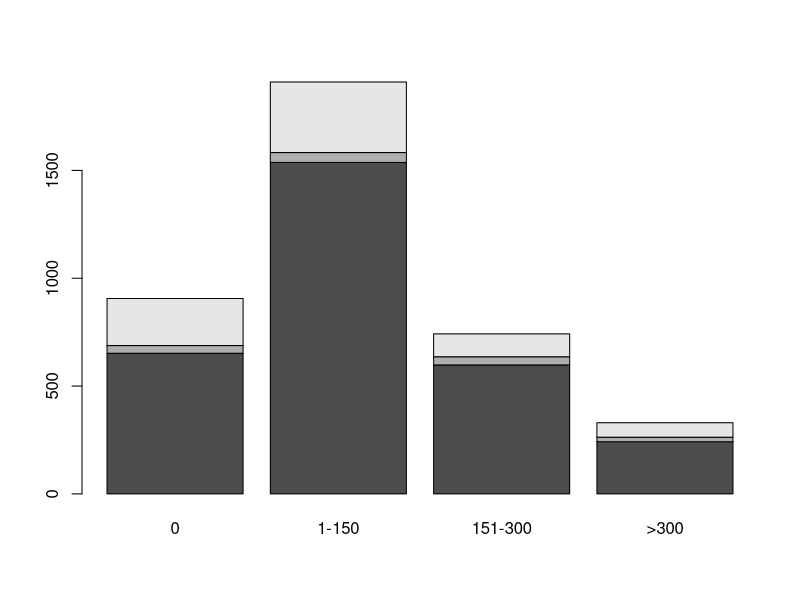
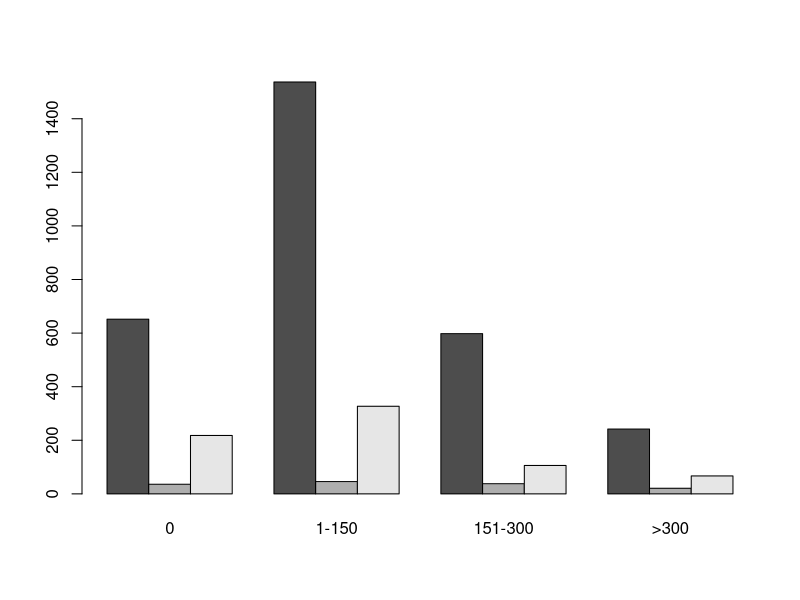
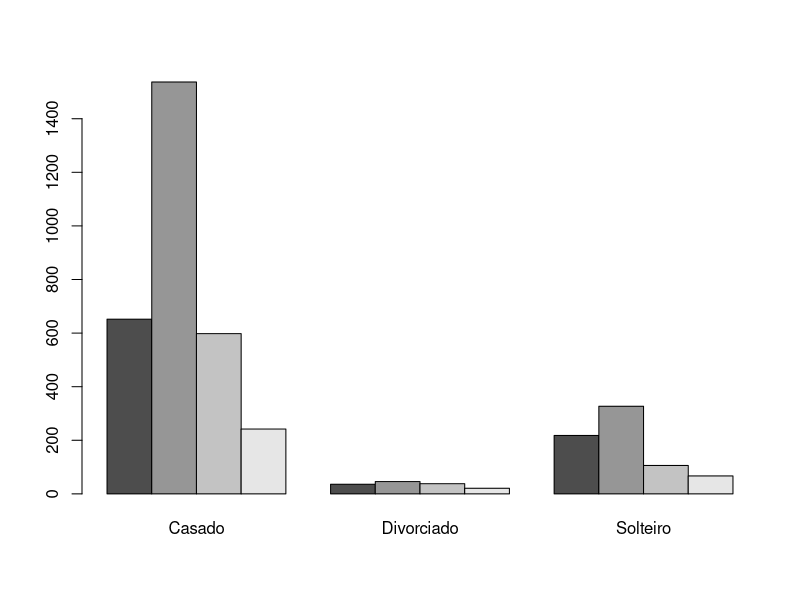

R code for these plots, in order:
# Bar Plots

# Obs: Caso tenha problemas com a acentuação, consulte este link:
# https://support.rstudio.com/hc/en-us/articles/200532197-Character-Encoding

# Configurando o diretório de trabalho
# Coloque entre aspas o diretório de trabalho que você está usando no seu computador
# Não use diretórios com espaço no nome
setwd("/home/hebert/Documentos/DataScienceAcademy/ReMSAzureMachine/RFundamentos/Parte2")
getwd()

?barplot

# Preparando os dados
casamentos <- matrix(c(652,1537,598,242,36,46,38,21,218,327,106,67),
                     nrow = 3, byrow = T)
casamentos

# Nomeando linhas e colunas na matriz
colnames(casamentos) <- c("0","1-150","151-300",">300")
rownames(casamentos) <- c("Casado","Divorciado","Solteiro")
casamentos

# Construindo o plot
# Os 3 estados civis são representados na mesma coluna para as diferentes quantidades
barplot(casamentos)

# Agora temos uma coluna para cada estado civil, mas na mesma faixa de quantidade
barplot(casamentos, beside = T)

# Com a Transposta da matriz, invertemos as posições entre estado civil e faixa de quantidade
barplot(t(casamentos), beside = T)


